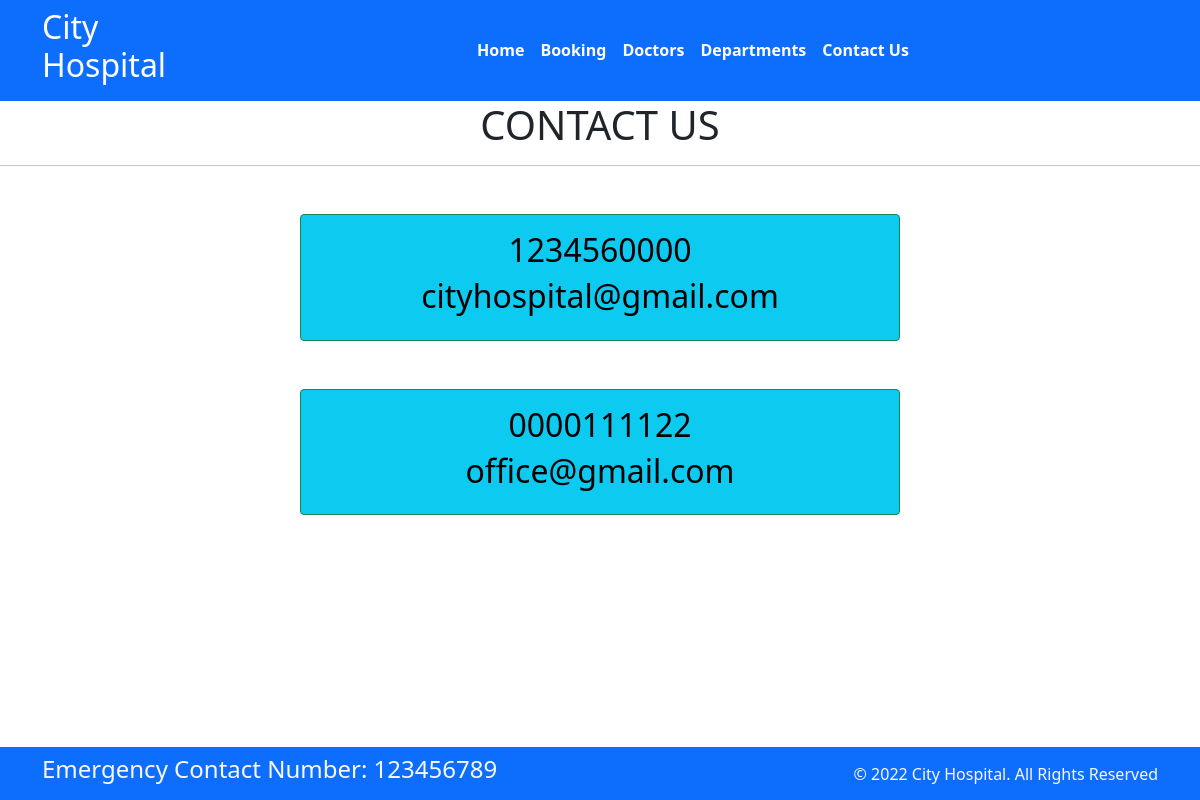
The app's page /contact with its own data.
### home/models.py (models this page shows, shortened)
class Contact(models.Model):
    contact_number =models.CharField(max_length=12)
    contact_email =models.EmailField()

### home/views.py (the view)
# urls.py: path('contact',views.contact,name='contact'),
def contact (request):
    dict_contact={
        'contact':Contact.objects.all()
    }
    return render(request, 'contact.html',dict_contact)

### templates/contact.html (shortened to what this page needs)
{% extends 'base.html' %}
{% block content %}
<h1 class="text-center">CONTACT US</h1>
<hr>
{% for c in contact %}
<div class="mx-auto w-50 bg-info text-center text-black p-3 my-5 border border-success rounded">
    <h2>{{c.contact_number}}</h2>
    <h2>{{c.contact_email}}</h2>
</div>
{% endfor %}
{% endblock %}

### records on screen
Contact: contact_number "1234560000", contact_email "cityhospital@gmail.com"
Contact: contact_number "0000111122", contact_email "office@gmail.com"
